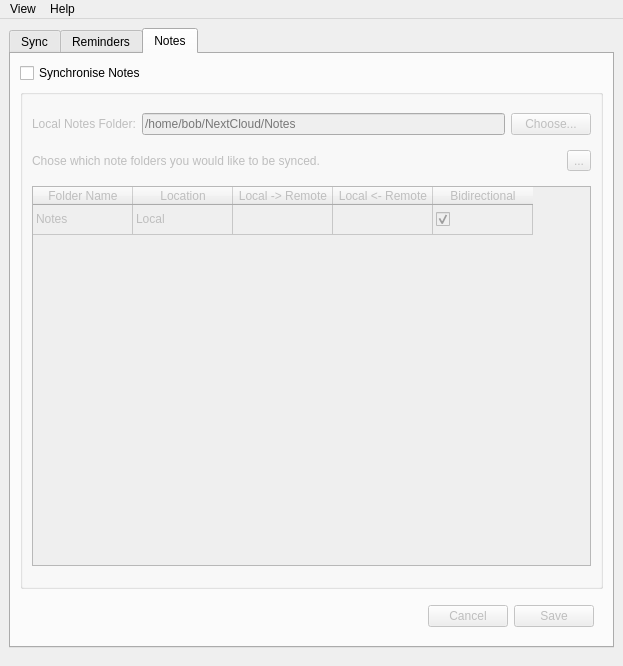
<?xml version="1.0" encoding="UTF-8"?>
<ui version="4.0">
 <class>MainWindow</class>
 <widget class="QMainWindow" name="MainWindow">
  <property name="geometry">
   <rect>
    <x>0</x>
    <y>0</y>
    <width>623</width>
    <height>666</height>
   </rect>
  </property>
  <property name="sizePolicy">
   <sizepolicy hsizetype="Minimum" vsizetype="Minimum">
    <horstretch>0</horstretch>
    <verstretch>0</verstretch>
   </sizepolicy>
  </property>
  <property name="windowTitle">
   <string>TaskBridge</string>
  </property>
  <widget class="QWidget" name="centralwidget">
   <layout class="QVBoxLayout" name="verticalLayout">
    <item alignment="Qt::AlignTop">
     <widget class="QTabWidget" name="tab_container">
      <property name="currentIndex">
       <number>2</number>
      </property>
      <widget class="QWidget" name="tab_sync">
       <attribute name="title">
        <string>Sync</string>
       </attribute>
       <layout class="QVBoxLayout" name="verticalLayout_7">
        <item>
         <widget class="QGroupBox" name="groupBox">
          <property name="sizePolicy">
           <sizepolicy hsizetype="Preferred" vsizetype="Minimum">
            <horstretch>0</horstretch>
            <verstretch>0</verstretch>
           </sizepolicy>
          </property>
          <property name="title">
           <string/>
          </property>
          <layout class="QVBoxLayout" name="verticalLayout_8">
           <item>
            <widget class="QStackedWidget" name="stackedWidget">
             <property name="sizePolicy">
              <sizepolicy hsizetype="Preferred" vsizetype="Minimum">
               <horstretch>0</horstretch>
               <verstretch>0</verstretch>
              </sizepolicy>
             </property>
             <property name="currentIndex">
              <number>0</number>
             </property>
             <widget class="QWidget" name="page">
              <layout class="QVBoxLayout" name="verticalLayout_9">
               <item>
                <widget class="QLabel" name="lbl_sync_graphic">
                 <property name="text">
                  <string>TextLabel</string>
                 </property>
                </widget>
               </item>
              </layout>
             </widget>
             <widget class="QWidget" name="page_2">
              <layout class="QVBoxLayout" name="verticalLayout_10">
               <item>
                <layout class="QHBoxLayout" name="horizontalLayout_8">
                 <item>
                  <widget class="QLabel" name="label_2">
                   <property name="text">
                    <string>Log Level:</string>
                   </property>
                  </widget>
                 </item>
                 <item>
                  <widget class="QComboBox" name="cmb_sync_log_level">
                   <item>
                    <property name="text">
                     <string>Critical</string>
                    </property>
                   </item>
                   <item>
                    <property name="text">
                     <string>Info</string>
                    </property>
                   </item>
                   <item>
                    <property name="text">
                     <string>Debug</string>
                    </property>
                   </item>
                  </widget>
                 </item>
                 <item>
                  <spacer name="horizontalSpacer">
                   <property name="orientation">
                    <enum>Qt::Horizontal</enum>
                   </property>
                   <property name="sizeHint" stdset="0">
                    <size>
                     <width>40</width>
                     <height>20</height>
                    </size>
                   </property>
                  </spacer>
                 </item>
                </layout>
               </item>
               <item>
                <widget class="QListWidget" name="lst_sync_log"/>
               </item>
              </layout>
             </widget>
            </widget>
           </item>
           <item>
            <layout class="QHBoxLayout" name="horizontalLayout">
             <item>
              <widget class="QProgressBar" name="progressBar">
               <property name="value">
                <number>0</number>
               </property>
              </widget>
             </item>
             <item>
              <widget class="QPushButton" name="btn_sync">
               <property name="text">
                <string>Sync</string>
               </property>
              </widget>
             </item>
             <item>
              <widget class="QToolButton" name="btn_sync_view">
               <property name="text">
                <string>...</string>
               </property>
               <property name="arrowType">
                <enum>Qt::RightArrow</enum>
               </property>
              </widget>
             </item>
            </layout>
           </item>
           <item>
            <widget class="QLabel" name="lbl_sync_status">
             <property name="text">
              <string>Currently Idle.</string>
             </property>
            </widget>
           </item>
          </layout>
         </widget>
        </item>
        <item>
         <widget class="QCheckBox" name="cb_sync_scheduled">
          <property name="text">
           <string>Scheduled Sync</string>
          </property>
          <property name="checked">
           <bool>true</bool>
          </property>
         </widget>
        </item>
        <item>
         <widget class="QGroupBox" name="gb_autosync_2">
          <property name="title">
           <string/>
          </property>
          <layout class="QVBoxLayout" name="verticalLayout_4">
           <item>
            <layout class="QHBoxLayout" name="horizontalLayout_3">
             <item>
              <widget class="QLabel" name="label_4">
               <property name="text">
                <string>Synchronise every</string>
               </property>
              </widget>
             </item>
             <item>
              <widget class="QSpinBox" name="spn_sync_frequency">
               <property name="sizePolicy">
                <sizepolicy hsizetype="Minimum" vsizetype="Fixed">
                 <horstretch>0</horstretch>
                 <verstretch>0</verstretch>
                </sizepolicy>
               </property>
               <property name="minimumSize">
                <size>
                 <width>50</width>
                 <height>0</height>
                </size>
               </property>
              </widget>
             </item>
             <item>
              <widget class="QComboBox" name="cmb_sync_frequency">
               <item>
                <property name="text">
                 <string>Minutes</string>
                </property>
               </item>
               <item>
                <property name="text">
                 <string>Hours</string>
                </property>
               </item>
              </widget>
             </item>
             <item>
              <widget class="QPushButton" name="btn_sync_update_schedule">
               <property name="text">
                <string>Update Schedule</string>
               </property>
              </widget>
             </item>
             <item>
              <spacer name="horizontalSpacer_4">
               <property name="orientation">
                <enum>Qt::Horizontal</enum>
               </property>
               <property name="sizeHint" stdset="0">
                <size>
                 <width>40</width>
                 <height>20</height>
                </size>
               </property>
              </spacer>
             </item>
            </layout>
           </item>
          </layout>
         </widget>
        </item>
       </layout>
      </widget>
      <widget class="QWidget" name="tab_reminders">
       <attribute name="title">
        <string>Reminders</string>
       </attribute>
       <layout class="QVBoxLayout" name="verticalLayout_2">
        <item>
         <widget class="QCheckBox" name="cb_reminders_sync">
          <property name="text">
           <string>Synchronise Reminders</string>
          </property>
          <property name="checked">
           <bool>false</bool>
          </property>
         </widget>
        </item>
        <item>
         <widget class="QFrame" name="frm_caldav_login">
          <property name="enabled">
           <bool>false</bool>
          </property>
          <layout class="QGridLayout" name="gridLayout">
           <item row="5" column="1">
            <layout class="QHBoxLayout" name="horizontalLayout_5">
             <item>
              <widget class="QCheckBox" name="cb_reminder_autoprune">
               <property name="text">
                <string>Auto-Prune Completed</string>
               </property>
              </widget>
             </item>
             <item>
              <spacer name="horizontalSpacer_3">
               <property name="orientation">
                <enum>Qt::Horizontal</enum>
               </property>
               <property name="sizeHint" stdset="0">
                <size>
                 <width>40</width>
                 <height>20</height>
                </size>
               </property>
              </spacer>
             </item>
             <item>
              <widget class="QPushButton" name="btn_reminder_login">
               <property name="text">
                <string>Login</string>
               </property>
              </widget>
             </item>
            </layout>
           </item>
           <item row="0" column="1">
            <layout class="QHBoxLayout" name="horizontalLayout_9">
             <item>
              <widget class="QRadioButton" name="rb_server_nextcloud">
               <property name="text">
                <string>NextCloud</string>
               </property>
               <property name="checked">
                <bool>true</bool>
               </property>
              </widget>
             </item>
             <item>
              <widget class="QRadioButton" name="rb_server_caldav">
               <property name="text">
                <string>CalDav</string>
               </property>
              </widget>
             </item>
             <item>
              <spacer name="horizontalSpacer_6">
               <property name="orientation">
                <enum>Qt::Horizontal</enum>
               </property>
               <property name="sizeHint" stdset="0">
                <size>
                 <width>40</width>
                 <height>20</height>
                </size>
               </property>
              </spacer>
             </item>
            </layout>
           </item>
           <item row="4" column="0">
            <widget class="QLabel" name="label_7">
             <property name="text">
              <string>Password:</string>
             </property>
             <property name="alignment">
              <set>Qt::AlignRight|Qt::AlignTrailing|Qt::AlignVCenter</set>
             </property>
            </widget>
           </item>
           <item row="1" column="0">
            <widget class="QLabel" name="label_6">
             <property name="text">
              <string>Username:</string>
             </property>
             <property name="alignment">
              <set>Qt::AlignRight|Qt::AlignTrailing|Qt::AlignVCenter</set>
             </property>
            </widget>
           </item>
           <item row="4" column="1">
            <widget class="QLineEdit" name="txt_reminder_password">
             <property name="echoMode">
              <enum>QLineEdit::Password</enum>
             </property>
             <property name="clearButtonEnabled">
              <bool>false</bool>
             </property>
            </widget>
           </item>
           <item row="0" column="0">
            <widget class="QLabel" name="label_3">
             <property name="text">
              <string>Server Type:</string>
             </property>
             <property name="alignment">
              <set>Qt::AlignRight|Qt::AlignTrailing|Qt::AlignVCenter</set>
             </property>
            </widget>
           </item>
           <item row="2" column="0">
            <widget class="QLabel" name="label_5">
             <property name="text">
              <string>Server Address:</string>
             </property>
             <property name="alignment">
              <set>Qt::AlignRight|Qt::AlignTrailing|Qt::AlignVCenter</set>
             </property>
            </widget>
           </item>
           <item row="2" column="1">
            <widget class="QLineEdit" name="txt_reminder_address"/>
           </item>
           <item row="1" column="1">
            <widget class="QLineEdit" name="txt_reminder_username"/>
           </item>
           <item row="3" column="0">
            <widget class="QLabel" name="label_10">
             <property name="text">
              <string>Tasks Path:</string>
             </property>
             <property name="alignment">
              <set>Qt::AlignRight|Qt::AlignTrailing|Qt::AlignVCenter</set>
             </property>
            </widget>
           </item>
           <item row="3" column="1">
            <widget class="QLineEdit" name="txt_reminder_path"/>
           </item>
          </layout>
         </widget>
        </item>
        <item>
         <widget class="QGroupBox" name="gb_reminders">
          <property name="enabled">
           <bool>false</bool>
          </property>
          <property name="title">
           <string/>
          </property>
          <layout class="QVBoxLayout" name="verticalLayout_5">
           <item>
            <widget class="QLabel" name="label">
             <property name="text">
              <string>Choose which reminder lists you would like to be synced.</string>
             </property>
            </widget>
           </item>
           <item>
            <widget class="QTableWidget" name="tbl_reminders">
             <property name="sizePolicy">
              <sizepolicy hsizetype="Expanding" vsizetype="Minimum">
               <horstretch>0</horstretch>
               <verstretch>0</verstretch>
              </sizepolicy>
             </property>
             <property name="minimumSize">
              <size>
               <width>0</width>
               <height>150</height>
              </size>
             </property>
             <property name="maximumSize">
              <size>
               <width>16777215</width>
               <height>16777215</height>
              </size>
             </property>
             <property name="selectionMode">
              <enum>QAbstractItemView::NoSelection</enum>
             </property>
             <property name="selectionBehavior">
              <enum>QAbstractItemView::SelectRows</enum>
             </property>
             <attribute name="horizontalHeaderVisible">
              <bool>true</bool>
             </attribute>
             <attribute name="horizontalHeaderStretchLastSection">
              <bool>false</bool>
             </attribute>
             <attribute name="verticalHeaderVisible">
              <bool>false</bool>
             </attribute>
             <attribute name="verticalHeaderStretchLastSection">
              <bool>false</bool>
             </attribute>
             <row>
              <property name="text">
               <string>1</string>
              </property>
             </row>
             <column>
              <property name="text">
               <string>List Name</string>
              </property>
             </column>
             <column>
              <property name="text">
               <string>Location</string>
              </property>
             </column>
             <column>
              <property name="text">
               <string>Sync</string>
              </property>
             </column>
             <item row="0" column="0">
              <property name="text">
               <string>Reminders</string>
              </property>
             </item>
             <item row="0" column="1">
              <property name="text">
               <string>Local</string>
              </property>
             </item>
             <item row="0" column="2">
              <property name="text">
               <string>Sync</string>
              </property>
              <property name="checkState">
               <enum>Checked</enum>
              </property>
             </item>
            </widget>
           </item>
          </layout>
         </widget>
        </item>
        <item>
         <widget class="QFrame" name="frm_reminders">
          <property name="enabled">
           <bool>false</bool>
          </property>
          <layout class="QHBoxLayout" name="horizontalLayout_2">
           <item>
            <spacer name="horizontalSpacer_2">
             <property name="orientation">
              <enum>Qt::Horizontal</enum>
             </property>
             <property name="sizeHint" stdset="0">
              <size>
               <width>40</width>
               <height>20</height>
              </size>
             </property>
            </spacer>
           </item>
           <item>
            <widget class="QPushButton" name="btn_reminder_cancel">
             <property name="text">
              <string>Cancel</string>
             </property>
            </widget>
           </item>
           <item>
            <widget class="QPushButton" name="btn_reminder_save">
             <property name="text">
              <string>Save</string>
             </property>
            </widget>
           </item>
          </layout>
         </widget>
        </item>
       </layout>
      </widget>
      <widget class="QWidget" name="tab_notes">
       <property name="sizePolicy">
        <sizepolicy hsizetype="Preferred" vsizetype="Preferred">
         <horstretch>0</horstretch>
         <verstretch>0</verstretch>
        </sizepolicy>
       </property>
       <attribute name="title">
        <string>Notes</string>
       </attribute>
       <layout class="QVBoxLayout" name="verticalLayout_3">
        <item>
         <widget class="QCheckBox" name="cb_notes_sync">
          <property name="text">
           <string>Synchronise Notes</string>
          </property>
          <property name="checked">
           <bool>false</bool>
          </property>
         </widget>
        </item>
        <item>
         <widget class="QGroupBox" name="gb_notes">
          <property name="enabled">
           <bool>false</bool>
          </property>
          <property name="sizePolicy">
           <sizepolicy hsizetype="Preferred" vsizetype="Maximum">
            <horstretch>0</horstretch>
            <verstretch>0</verstretch>
           </sizepolicy>
          </property>
          <property name="minimumSize">
           <size>
            <width>0</width>
            <height>500</height>
           </size>
          </property>
          <property name="title">
           <string/>
          </property>
          <layout class="QVBoxLayout" name="verticalLayout_6">
           <item>
            <layout class="QHBoxLayout" name="horizontalLayout_6">
             <item>
              <widget class="QLabel" name="label_8">
               <property name="text">
                <string>Local Notes Folder:</string>
               </property>
              </widget>
             </item>
             <item>
              <widget class="QLineEdit" name="txt_notes_folder">
               <property name="text">
                <string/>
               </property>
               <property name="placeholderText">
                <string>/home/bob/NextCloud/Notes</string>
               </property>
              </widget>
             </item>
             <item>
              <widget class="QPushButton" name="btn_notes_choose">
               <property name="text">
                <string>Choose...</string>
               </property>
              </widget>
             </item>
            </layout>
           </item>
           <item>
            <layout class="QHBoxLayout" name="horizontalLayout_4">
             <item>
              <widget class="QLabel" name="label_9">
               <property name="text">
                <string>Chose which note folders you would like to be synced.</string>
               </property>
              </widget>
             </item>
             <item>
              <widget class="QToolButton" name="btn_notes_refresh">
               <property name="text">
                <string>...</string>
               </property>
              </widget>
             </item>
            </layout>
           </item>
           <item>
            <widget class="QTableWidget" name="tbl_notes">
             <property name="sizePolicy">
              <sizepolicy hsizetype="Expanding" vsizetype="Maximum">
               <horstretch>0</horstretch>
               <verstretch>0</verstretch>
              </sizepolicy>
             </property>
             <property name="minimumSize">
              <size>
               <width>0</width>
               <height>380</height>
              </size>
             </property>
             <property name="maximumSize">
              <size>
               <width>16777215</width>
               <height>16777215</height>
              </size>
             </property>
             <property name="selectionMode">
              <enum>QAbstractItemView::SingleSelection</enum>
             </property>
             <property name="selectionBehavior">
              <enum>QAbstractItemView::SelectItems</enum>
             </property>
             <attribute name="verticalHeaderVisible">
              <bool>false</bool>
             </attribute>
             <row>
              <property name="text">
               <string>0</string>
              </property>
             </row>
             <column>
              <property name="text">
               <string>Folder Name</string>
              </property>
             </column>
             <column>
              <property name="text">
               <string>Location</string>
              </property>
             </column>
             <column>
              <property name="text">
               <string>Local -&gt; Remote</string>
              </property>
             </column>
             <column>
              <property name="text">
               <string>Local &lt;- Remote</string>
              </property>
             </column>
             <column>
              <property name="text">
               <string>Bidirectional</string>
              </property>
             </column>
             <item row="0" column="0">
              <property name="text">
               <string>Notes</string>
              </property>
             </item>
             <item row="0" column="1">
              <property name="text">
               <string>Local</string>
              </property>
             </item>
             <item row="0" column="2">
              <property name="text">
               <string/>
              </property>
              <property name="checkState">
               <enum>Unchecked</enum>
              </property>
             </item>
             <item row="0" column="3">
              <property name="checkState">
               <enum>Unchecked</enum>
              </property>
             </item>
             <item row="0" column="4">
              <property name="text">
               <string/>
              </property>
              <property name="checkState">
               <enum>Checked</enum>
              </property>
             </item>
            </widget>
           </item>
          </layout>
         </widget>
        </item>
        <item>
         <widget class="QFrame" name="frm_notes">
          <property name="enabled">
           <bool>false</bool>
          </property>
          <property name="sizePolicy">
           <sizepolicy hsizetype="Preferred" vsizetype="Minimum">
            <horstretch>0</horstretch>
            <verstretch>0</verstretch>
           </sizepolicy>
          </property>
          <property name="maximumSize">
           <size>
            <width>16777215</width>
            <height>50</height>
           </size>
          </property>
          <layout class="QHBoxLayout" name="horizontalLayout_7">
           <property name="sizeConstraint">
            <enum>QLayout::SetMinimumSize</enum>
           </property>
           <item>
            <spacer name="horizontalSpacer_5">
             <property name="orientation">
              <enum>Qt::Horizontal</enum>
             </property>
             <property name="sizeHint" stdset="0">
              <size>
               <width>40</width>
               <height>20</height>
              </size>
             </property>
            </spacer>
           </item>
           <item>
            <widget class="QPushButton" name="btn_notes_cancel">
             <property name="text">
              <string>Cancel</string>
             </property>
            </widget>
           </item>
           <item>
            <widget class="QPushButton" name="btn_notes_save">
             <property name="text">
              <string>Save</string>
             </property>
            </widget>
           </item>
          </layout>
         </widget>
        </item>
       </layout>
      </widget>
     </widget>
    </item>
   </layout>
  </widget>
  <widget class="QMenuBar" name="menubar">
   <property name="geometry">
    <rect>
     <x>0</x>
     <y>0</y>
     <width>623</width>
     <height>24</height>
    </rect>
   </property>
   <widget class="QMenu" name="menuHelp">
    <property name="title">
     <string>Help</string>
    </property>
    <addaction name="actionDocumentation"/>
    <addaction name="actionAbout_TaskBridge"/>
   </widget>
   <widget class="QMenu" name="menuView">
    <property name="title">
     <string>View</string>
    </property>
    <addaction name="actionSync"/>
    <addaction name="actionCofigure"/>
    <addaction name="actionConfigure_Notes"/>
   </widget>
   <addaction name="menuView"/>
   <addaction name="menuHelp"/>
  </widget>
  <action name="actionOink">
   <property name="text">
    <string>Oink</string>
   </property>
  </action>
  <action name="actionDocumentation">
   <property name="text">
    <string>Documentation</string>
   </property>
  </action>
  <action name="actionAbout_TaskBridge">
   <property name="text">
    <string>About TaskBridge</string>
   </property>
  </action>
  <action name="actionSync">
   <property name="checkable">
    <bool>true</bool>
   </property>
   <property name="checked">
    <bool>true</bool>
   </property>
   <property name="text">
    <string>Sync</string>
   </property>
  </action>
  <action name="actionCofigure">
   <property name="checkable">
    <bool>true</bool>
   </property>
   <property name="text">
    <string>Configure Reminders</string>
   </property>
  </action>
  <action name="actionConfigure_Notes">
   <property name="text">
    <string>Configure Notes</string>
   </property>
  </action>
 </widget>
 <tabstops>
  <tabstop>tab_container</tabstop>
  <tabstop>btn_sync</tabstop>
  <tabstop>btn_sync_view</tabstop>
  <tabstop>cb_sync_scheduled</tabstop>
  <tabstop>spn_sync_frequency</tabstop>
  <tabstop>cmb_sync_frequency</tabstop>
  <tabstop>btn_sync_update_schedule</tabstop>
  <tabstop>cb_reminders_sync</tabstop>
  <tabstop>rb_server_nextcloud</tabstop>
  <tabstop>rb_server_caldav</tabstop>
  <tabstop>txt_reminder_username</tabstop>
  <tabstop>txt_reminder_address</tabstop>
  <tabstop>txt_reminder_path</tabstop>
  <tabstop>txt_reminder_password</tabstop>
  <tabstop>btn_reminder_login</tabstop>
  <tabstop>tbl_reminders</tabstop>
  <tabstop>btn_reminder_cancel</tabstop>
  <tabstop>btn_reminder_save</tabstop>
  <tabstop>cb_notes_sync</tabstop>
  <tabstop>txt_notes_folder</tabstop>
  <tabstop>btn_notes_choose</tabstop>
  <tabstop>btn_notes_refresh</tabstop>
  <tabstop>tbl_notes</tabstop>
  <tabstop>btn_notes_cancel</tabstop>
  <tabstop>btn_notes_save</tabstop>
  <tabstop>cmb_sync_log_level</tabstop>
  <tabstop>lst_sync_log</tabstop>
 </tabstops>
 <resources/>
 <connections/>
</ui>
